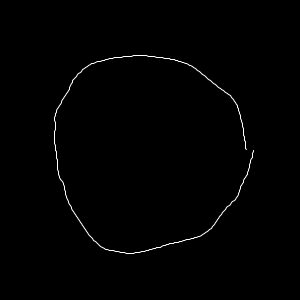
Frame 1 (no input)
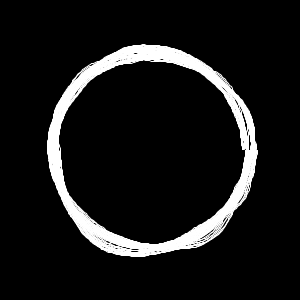
Frame 60 (the mouse pressed at the canvas centre just before this capture)
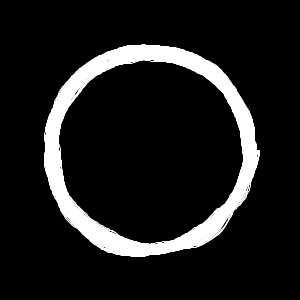
Frame 120 (the mouse held since frame 60 and released just before this capture)

The Processing sketch that drew these frames (run headless with seeded random() and noise(); from frame 60 on, the mouse is pressed at the canvas centre):

// Processing sketch: BobblyCircleRagged
// ── BobblyCircleRagged.pde
float t = 0; // Time (passed frames actualy)
float speed = 0.1; // Bobbling speed coefficient
float maxNoise = 15; // Maximum noise amplitude

void setup() {
  size(300, 300);
  background(0);
  frameRate(20);
}

void draw() {
  clear();
  translate(150, 150);
  noFill();
  stroke(255);
  beginShape();
  
  for (float i = 0; i <= TWO_PI; i += PI/180) {
    float noise = noise(i, t*speed); //i - changing over point, t*speed - changing over time
    float rNoise = map(noise, 0, 1, -maxNoise, maxNoise); // Mapping (0, 1) -> (-maxNoise, maxNoise)
    float r = 100 + rNoise;
    float x = r  * cos(i); 
    float y = r  * sin(i);
    
    vertex(x, y);
  }
  endShape();
  t += 1;
}
